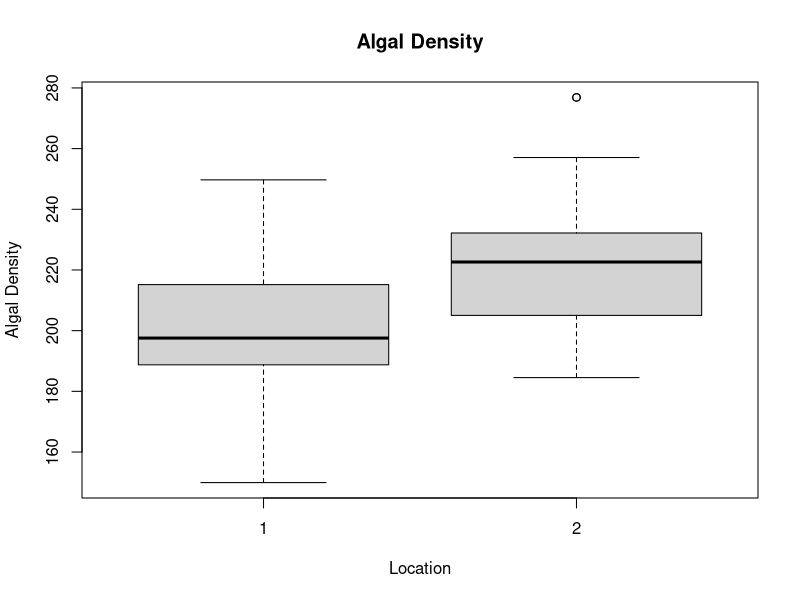
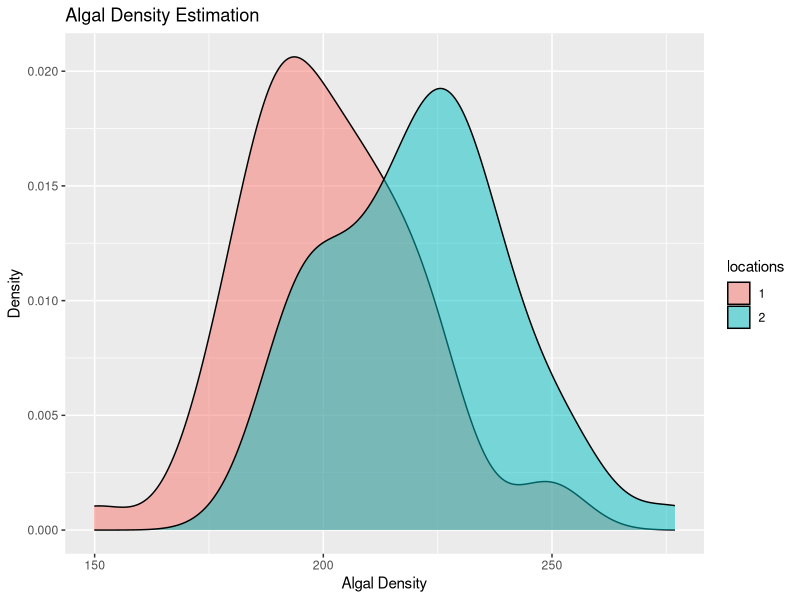
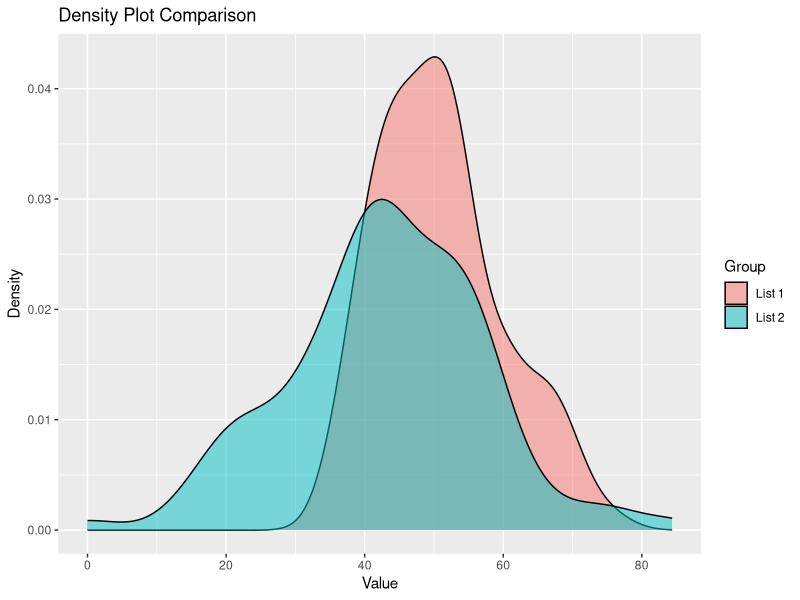

Reproduce these figures in R, in order.
## ---- chunk 1
### Write your code here
mean_loca <- 200
mean_locb <- 220
sd <-20
sample_size <- 50

algaldensity_loca <- rnorm(sample_size, mean_loca, sd)
algaldensity_locb <- rnorm(sample_size, mean_locb, sd)

algaldensity_loca
algaldensity_locb

algalDensity <- c(algaldensity_loca, algaldensity_locb)
locations <- rep(c("1","2"), each = sample_size)

dfLoc <- data.frame(Location = locations, algal_density = algalDensity)
head(dfLoc)
## ---- chunk 2
boxplot(algalDensity ~ Location, data = dfLoc, main = "Algal Density", 
        xlab = "Location", ylab = "Algal Density")

outliers_A <- boxplot.stats(algaldensity_loca)$out
outliers_B <- boxplot.stats(algaldensity_locb)$out

points(rep(1, length(outliers_A)), outliers_A)
points(rep(2, length(outliers_B)), outliers_B)

q1 <- quantile(dfLoc$algalDensity, 0.25)
q3 <- quantile(dfLoc$algalDensity, 0.75)
iqr <- q3 - q1
lower_fence <- q1 - 1.5 * iqr
upper_fence <- q3 + 1.5 * iqr
## ---- chunk 3
### Write your code here
library(ggplot2)

ggplot(dfLoc, aes(x = algalDensity, fill = locations))+
  geom_density(alpha = 0.5) +
  labs(title = "Algal Density Estimation", x = "Algal Density", y = "Density") 
## ---- chunk 4
### Write your code here
prob_A <- 0.7
prob_B <- 0.5
sample_size <- 10

prob_species_A <- dbinom(7:10, size = sample_size, prob = prob_A)
prob_species_B <- dbinom(7:10, size = sample_size, prob = prob_B)

prob7_A <- sum(prob_species_A)
prob7_B <- sum(prob_species_B)

prob7_A
prob7_B

## ---- chunk 5
### Write your code here
avg_rate <- 3
obs_events <- 5

prob_Occur <- dpois(obs_events, lambda = avg_rate)
prob_Occur

obs_eventsb <-3
prob_Occur2 <- ppois(obs_eventsb, lambda = avg_rate)
prob_Occur2

## ---- chunk 6
list1 <- c(44.40, 47.70, 65.59, 50.71, 51.29, 67.15, 54.61, 37.35, 43.13, 45.54, 62.24, 53.60, 54.01, 51.11, 
           44.44, 67.87, 54.98, 30.33, 57.01, 45.27, 39.32, 47.82, 39.74, 42.71, 43.75, 33.13, 58.38, 51.53, 
           38.62, 62.54, 54.26, 47.05, 58.95, 58.78, 58.22, 56.89, 55.54, 49.38, 46.94, 46.20, 43.05, 47.92, 
           37.35, 71.69, 62.08, 38.77, 45.97, 45.33, 57.80, 49.17, 52.53, 49.71, 49.57, 63.69, 47.74, 65.16, 
           34.51, 55.85, 51.24, 52.16, 53.80, 44.98, 46.67, 39.81, 39.28, 53.04, 54.48, 50.53, 59.22, 70.50, 
           45.09, 26.91, 60.06, 42.91, 43.12, 60.26, 47.15, 37.79, 51.81, 48.61, 50.06, 53.85, 46.29, 56.44, 
           47.80, 53.32, 60.97, 54.35, 46.74, 61.49, 59.94, 55.48, 52.39, 43.72, 63.61, 44.00, 71.87, 65.33, 
           47.64, 39.74)

list2 <- c(44.34, 48.85, 41.30, 39.79, 30.73, 44.32, 33.23, 19.98, 39.30, 58.78, 36.37, 54.12, 20.73, 44.17, 
           52.79, 49.52, 46.59, 35.39, 32.25, 29.64, 46.76, 30.79, 37.64, 41.16, 72.66, 35.22, 48.53, 46.17, 
           30.57, 43.93, 66.67, 51.77, 45.62, 38.66, 14.20, 61.97, 23.09, 56.10, 73.64, 23.34, 55.53, 41.07, 
           21.42, 22.28, 20.98, 37.04, 23.07, 55.32, 76.50, 25.69, 56.82, 56.54, 49.98, 29.87, 43.21, 40.79, 
           53.44, 39.41, 59.65, 39.38, 60.79, 29.26, 26.10, 93.62, 38.75, 49.47, 54.55, 37.74, 52.75, 50.53, 
           41.77, 45.98, 44.49, 76.93, 33.88, 28.56, 45.57, 49.66, 51.55, 38.12, 29.05, 63.95, 39.76, 32.02, 
           41.46, 42.04, 61.65, 46.27, 56.31, 37.51, 48.22, 40.13, 46.42, 31.57, 25.34, 74.96, 54.01, 26.23, 
           35.83, 27.22)

## ---- chunk 7
### Write your code here
list1 <- round(rnorm(100, mean = 50, sd = 10), 2)  
list2 <- round(rnorm(100, mean = 45, sd = 15), 2)
library(ggplot2)


data <- data.frame(
  Value = c(list1, list2),
  Group = rep(c("List 1", "List 2"), each = 100)
)


ggplot(data, aes(x = Value, fill = Group)) +
  geom_density(alpha = 0.5) +
  labs(title = "Density Plot Comparison", x = "Value", y = "Density") 

